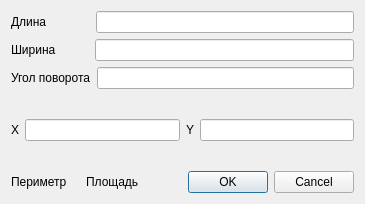
<?xml version="1.0" encoding="UTF-8"?>
<ui version="4.0">
 <class>ChangeDialog</class>
 <widget class="QDialog" name="ChangeDialog">
  <property name="geometry">
   <rect>
    <x>0</x>
    <y>0</y>
    <width>365</width>
    <height>204</height>
   </rect>
  </property>
  <property name="windowTitle">
   <string>Dialog</string>
  </property>
  <layout class="QGridLayout" name="gridLayout">
   <item row="2" column="0" colspan="3">
    <layout class="QHBoxLayout" name="horizontalLayout_5">
     <item>
      <widget class="QLabel" name="rotationLabel">
       <property name="text">
        <string>Угол поворота</string>
       </property>
      </widget>
     </item>
     <item>
      <widget class="QLineEdit" name="rotationEdit"/>
     </item>
    </layout>
   </item>
   <item row="5" column="0">
    <layout class="QHBoxLayout" name="horizontalLayout_7">
     <item>
      <widget class="QLabel" name="perimeterLabel">
       <property name="text">
        <string>Периметр</string>
       </property>
      </widget>
     </item>
     <item>
      <widget class="QLabel" name="perimeterOutput">
       <property name="text">
        <string/>
       </property>
      </widget>
     </item>
    </layout>
   </item>
   <item row="0" column="0" colspan="3">
    <layout class="QHBoxLayout" name="horizontalLayout_3">
     <item>
      <widget class="QLabel" name="widthLabel">
       <property name="text">
        <string>Длина             </string>
       </property>
      </widget>
     </item>
     <item>
      <widget class="QLineEdit" name="widthEdit"/>
     </item>
    </layout>
   </item>
   <item row="1" column="0" colspan="3">
    <layout class="QHBoxLayout" name="horizontalLayout_4">
     <item>
      <widget class="QLabel" name="heightLabel">
       <property name="text">
        <string>Ширина          </string>
       </property>
      </widget>
     </item>
     <item>
      <widget class="QLineEdit" name="heightEdit"/>
     </item>
    </layout>
   </item>
   <item row="3" column="0" rowspan="2" colspan="3">
    <layout class="QHBoxLayout" name="horizontalLayout">
     <item>
      <widget class="QLabel" name="xLabel">
       <property name="text">
        <string>X</string>
       </property>
      </widget>
     </item>
     <item>
      <widget class="QLineEdit" name="xEdit"/>
     </item>
     <item>
      <widget class="QLabel" name="yLabel">
       <property name="text">
        <string>Y</string>
       </property>
      </widget>
     </item>
     <item>
      <widget class="QLineEdit" name="yEdit"/>
     </item>
    </layout>
   </item>
   <item row="5" column="1">
    <layout class="QHBoxLayout" name="horizontalLayout_8">
     <item>
      <widget class="QLabel" name="areaLabel">
       <property name="text">
        <string>Площадь</string>
       </property>
      </widget>
     </item>
     <item>
      <widget class="QLabel" name="areaOutput">
       <property name="text">
        <string/>
       </property>
      </widget>
     </item>
    </layout>
   </item>
   <item row="5" column="2">
    <widget class="QDialogButtonBox" name="submitDialogBox">
     <property name="orientation">
      <enum>Qt::Horizontal</enum>
     </property>
     <property name="standardButtons">
      <set>QDialogButtonBox::Cancel|QDialogButtonBox::Ok</set>
     </property>
    </widget>
   </item>
  </layout>
 </widget>
 <resources/>
 <connections>
  <connection>
   <sender>submitDialogBox</sender>
   <signal>accepted()</signal>
   <receiver>ChangeDialog</receiver>
   <slot>accept()</slot>
   <hints>
    <hint type="sourcelabel">
     <x>248</x>
     <y>254</y>
    </hint>
    <hint type="destinationlabel">
     <x>157</x>
     <y>274</y>
    </hint>
   </hints>
  </connection>
  <connection>
   <sender>submitDialogBox</sender>
   <signal>rejected()</signal>
   <receiver>ChangeDialog</receiver>
   <slot>reject()</slot>
   <hints>
    <hint type="sourcelabel">
     <x>316</x>
     <y>260</y>
    </hint>
    <hint type="destinationlabel">
     <x>286</x>
     <y>274</y>
    </hint>
   </hints>
  </connection>
 </connections>
</ui>
